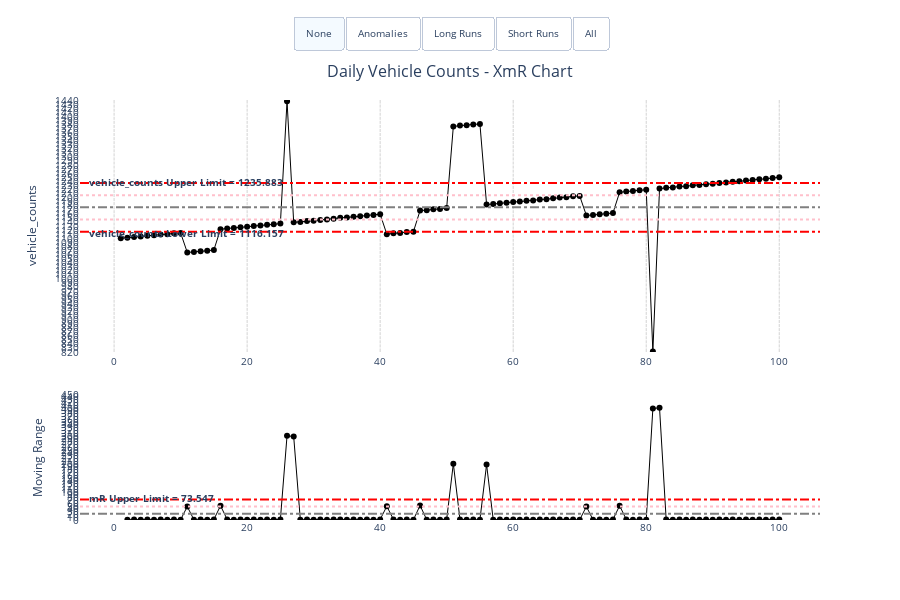

This figure's notebook cell:
### Code cell
# Create XmR chart
xmr_chart = xmr.XmR(
    data=data_controlled,
    x_type='numeric',
    x_ser_name='numeric_values',
    y_ser_name='vehicle_counts',
    # date_part_resolution='day',
    title='Daily Vehicle Counts - XmR Chart',
    # period_breaks = [40, 45]
    # period_breaks = ['2024-01-21']# '2024-03-01']
)

# Display the chart
xmr_chart.xmr_chart

### Figure 1 — Plotly figure (JSON) as saved in the notebook; plotly's stock layout.template omitted (floating-point values rounded to 4 significant figures; data arrays with more than 128 entries replaced by an {"elided": "..."} marker saying what was removed)
{"data": [{"customdata": {"elided": "100x2 float values"}, "hovertemplate": "<b>Position:</b> %{x}<br><b>Value:</b> %{y:,.2f}<br><b>Mean:</b>%{customdata[0]:,.2f}<br><extra></extra>", "line": {"color": "black", "width": 1}, "marker": {"color": "black", "size": 6}, "mode": "lines+markers", "name": "vehicle_counts", "type": "scatter", "x": [1, 2, 3, 4, 5, 6, 7, 8, 9, 10, 11, 12, 13, 14, 15, 16, 17, 18, 19, 20, 21, 22, 23, 24, 25, 26, 27, 28, 29, 30, 31, 32, 33, 34, 35, 36, 37, 38, 39, 40, 41, 42, 43, 44, 45, 46, 47, 48, 49, 50, 51, 52, 53, 54, 55, 56, 57, 58, 59, 60, 61, 62, 63, 64, 65, 66, 67, 68, 69, 70, 71, 72, 73, 74, 75, 76, 77, 78, 79, 80, 81, 82, 83, 84, 85, 86, 87, 88, 89, 90, 91, 92, 93, 94, 95, 96, 97, 98, 99, 100], "xaxis": "x", "y": [1100, 1101, 1103, 1104, 1106, 1107, 1109, 1110, 1112, 1113, 1065, 1066, 1068, 1069, 1071, 1122, 1124, 1125, 1127, 1128, 1130, 1131, 1133, 1134, 1136, 1437, 1139, 1140, 1142, 1143, 1145, 1146, 1148, 1150, 1151, 1153, 1154, 1156, 1157, 1159, 1110, 1112, 1113, 1115, 1116, 1168, 1169, 1171, 1172, 1174, 1375, 1377, 1378, 1380, 1381, 1183, 1184, 1186, 1187, 1189, 1190, 1192, 1193, 1195, 1196, 1198, 1200, 1201, 1203, 1204, 1156, 1157, 1159, 1160, 1162, 1213, 1215, 1216, 1218, 1219, 821, 1222, 1224, 1225, 1227, 1228, 1230, 1231, 1233, 1234, 1236, 1237, 1239, 1240, 1242, 1243, 1245, 1246, 1248, 1250], "yaxis": "y"}, {"customdata": {"elided": "100x2 float values"}, "hovertemplate": "<b>Position:</b> %{x}<br><b>Range:</b> %{y:,.2f}<br><b>Mean:</b>%{customdata[0]:,.2f}<br><extra></extra>", "line": {"color": "black", "width": 1}, "marker": {"color": "black", "size": 6}, "mode": "lines+markers", "name": "Moving Range", "type": "scatter", "x": [1, 2, 3, 4, 5, 6, 7, 8, 9, 10, 11, 12, 13, 14, 15, 16, 17, 18, 19, 20, 21, 22, 23, 24, 25, 26, 27, 28, 29, 30, 31, 32, 33, 34, 35, 36, 37, 38, 39, 40, 41, 42, 43, 44, 45, 46, 47, 48, 49, 50, 51, 52, 53, 54, 55, 56, 57, 58, 59, 60, 61, 62, 63, 64, 65, 66, 67, 68, 69, 70, 71, 72, 73, 74, 75, 76, 77, 78, 79, 80, 81, 82, 83, 84, 85, 86, 87, 88, 89, 90, 91, 92, 93, 94, 95, 96, 97, 98, 99, 100], "xaxis": "x2", "y": [null, 1, 2, 1, 2, 1, 2, 1, 2, 1, 48, 1, 2, 1, 2, 51, 2, 1, 2, 1, 2, 1, 2, 1, 2, 301, 298, 1, 2, 1, 2, 1, 2, 2, 1, 2, 1, 2, 1, 2, 49, 2, 1, 2, 1, 52, 1, 2, 1, 2, 201, 2, 1, 2, 1, 198, 1, 2, 1, 2, 1, 2, 1, 2, 1, 2, 2, 1, 2, 1, 48, 1, 2, 1, 2, 51, 2, 1, 2, 1, 398, 401, 2, 1, 2, 1, 2, 1, 2, 1, 2, 1, 2, 1, 2, 1, 2, 1, 2, 2], "yaxis": "y2"}, {"marker": {"color": "red", "size": 8, "symbol": "cross"}, "mode": "markers", "texttemplate": "%{y}", "type": "scatter", "visible": false, "x": [1, 2, 3, 4, 5, 6, 7, 8, 9, 10, 11, 12, 13, 14, 15, 26, 41, 42, 43, 44, 45, 51, 52, 53, 54, 55, 81, 91, 92, 93, 94, 95, 96, 97, 98, 99, 100], "xaxis": "x", "y": [1100, 1101, 1103, 1104, 1106, 1107, 1109, 1110, 1112, 1113, 1065, 1066, 1068, 1069, 1071, 1437, 1110, 1112, 1113, 1115, 1116, 1375, 1377, 1378, 1380, 1381, 821, 1236, 1237, 1239, 1240, 1242, 1243, 1245, 1246, 1248, 1250], "yaxis": "y"}, {"marker": {"color": "red", "size": 8, "symbol": "cross"}, "mode": "markers", "type": "scatter", "visible": false, "x": [26, 27, 51, 56, 81, 82], "xaxis": "x2", "y": [301, 298, 201, 198, 398, 401], "yaxis": "y2"}], "layout": {"annotations": [{"font": {"size": 16}, "showarrow": false, "text": "Daily Vehicle Counts - XmR Chart", "x": 0.5, "xanchor": "center", "xref": "paper", "y": 1.1, "yanchor": "top", "yref": "paper"}, {"font": {"size": 10}, "showarrow": false, "text": "<b>mR Upper Limit = 73.547</b>", "x": 0.01, "xanchor": "left", "xref": "paper", "y": 77.22, "yanchor": "auto", "yref": "y2"}, {"font": {"size": 10}, "showarrow": false, "text": "<b>vehicle_counts Upper Limit = 1235.883</b>", "x": 0.01, "xanchor": "left", "xref": "paper", "y": 1239.0, "yanchor": "auto", "yref": "y"}, {"font": {"size": 10}, "showarrow": false, "text": "<b>vehicle_counts Lower Limit = 1116.157</b>", "x": 0.01, "xanchor": "left", "xref": "paper", "y": 1113.0, "yanchor": "auto", "yref": "y"}], "font": {"size": 10}, "height": 600, "hovermode": "x", "plot_bgcolor": "white", "shapes": [{"line": {"color": "gray", "dash": "dashdot"}, "type": "line", "x0": 0, "x1": 1, "xref": "x domain", "y0": 1176.0, "y1": 1176.0, "yref": "y"}, {"line": {"color": "red", "dash": "dashdot"}, "type": "line", "x0": 0, "x1": 1, "xref": "x domain", "y0": 1236.0, "y1": 1236.0, "yref": "y"}, {"line": {"color": "red", "dash": "dashdot"}, "type": "line", "x0": 0, "x1": 1, "xref": "x domain", "y0": 1116.0, "y1": 1116.0, "yref": "y"}, {"line": {"color": "pink", "dash": "dot"}, "type": "line", "x0": 0, "x1": 1, "xref": "x domain", "y0": 1206.0, "y1": 1206.0, "yref": "y"}, {"line": {"color": "pink", "dash": "dot"}, "type": "line", "x0": 0, "x1": 1, "xref": "x domain", "y0": 1146.0, "y1": 1146.0, "yref": "y"}, {"line": {"color": "gray", "dash": "dashdot"}, "type": "line", "x0": 0, "x1": 1, "xref": "x domain", "y0": 22.51, "y1": 22.51, "yref": "y2"}, {"line": {"color": "red", "dash": "dashdot"}, "type": "line", "x0": 0, "x1": 1, "xref": "x domain", "y0": 73.55, "y1": 73.55, "yref": "y2"}, {"line": {"color": "pink", "dash": "dot"}, "type": "line", "x0": 0, "x1": 1, "xref": "x domain", "y0": 48.03, "y1": 48.03, "yref": "y2"}], "showlegend": false, "updatemenus": [{"active": 0, "buttons": [{"args": [{"visible": [true, true, false, false]}, {"annotations": [{"font": {"size": 16}, "showarrow": false, "text": "Daily Vehicle Counts - XmR Chart", "x": 0.5, "xanchor": "center", "xref": "paper", "y": 1.1, "yanchor": "top", "yref": "paper"}, {"font": {"size": 10}, "showarrow": false, "text": "<b>mR Upper Limit = 73.547</b>", "x": 0.01, "xanchor": "left", "xref": "paper", "y": 77.22, "yanchor": "auto", "yref": "y2"}, {"font": {"size": 10}, "showarrow": false, "text": "<b>vehicle_counts Upper Limit = 1235.883</b>", "x": 0.01, "xanchor": "left", "xref": "paper", "y": 1239.0, "yanchor": "auto", "yref": "y"}, {"font": {"size": 10}, "showarrow": false, "text": "<b>vehicle_counts Lower Limit = 1116.157</b>", "x": 0.01, "xanchor": "left", "xref": "paper", "y": 1113.0, "yanchor": "auto", "yref": "y"}], "shapes": [{"line": {"color": "gray", "dash": "dashdot"}, "type": "line", "x0": 0, "x1": 1, "xref": "x domain", "y0": 1176.0, "y1": 1176.0, "yref": "y"}, {"line": {"color": "red", "dash": "dashdot"}, "type": "line", "x0": 0, "x1": 1, "xref": "x domain", "y0": 1236.0, "y1": 1236.0, "yref": "y"}, {"line": {"color": "red", "dash": "dashdot"}, "type": "line", "x0": 0, "x1": 1, "xref": "x domain", "y0": 1116.0, "y1": 1116.0, "yref": "y"}, {"line": {"color": "pink", "dash": "dot"}, "type": "line", "x0": 0, "x1": 1, "xref": "x domain", "y0": 1206.0, "y1": 1206.0, "yref": "y"}, {"line": {"color": "pink", "dash": "dot"}, "type": "line", "x0": 0, "x1": 1, "xref": "x domain", "y0": 1146.0, "y1": 1146.0, "yref": "y"}, {"line": {"color": "gray", "dash": "dashdot"}, "type": "line", "x0": 0, "x1": 1, "xref": "x domain", "y0": 22.51, "y1": 22.51, "yref": "y2"}, {"line": {"color": "red", "dash": "dashdot"}, "type": "line", "x0": 0, "x1": 1, "xref": "x domain", "y0": 73.55, "y1": 73.55, "yref": "y2"}, {"line": {"color": "pink", "dash": "dot"}, "type": "line", "x0": 0, "x1": 1, "xref": "x domain", "y0": 48.03, "y1": 48.03, "yref": "y2"}]}], "label": "None", "method": "update"}, {"args": [{"visible": [true, true, true, true]}, {"annotations": [{"font": {"size": 16}, "showarrow": false, "text": "Daily Vehicle Counts - XmR Chart", "x": 0.5, "xanchor": "center", "xref": "paper", "y": 1.1, "yanchor": "top", "yref": "paper"}, {"font": {"size": 10}, "showarrow": false, "text": "<b>mR Upper Limit = 73.547</b>", "x": 0.01, "xanchor": "left", "xref": "paper", "y": 77.22, "yanchor": "auto", "yref": "y2"}, {"font": {"size": 10}, "showarrow": false, "text": "<b>vehicle_counts Upper Limit = 1235.883</b>", "x": 0.01, "xanchor": "left", "xref": "paper", "y": 1239.0, "yanchor": "auto", "yref": "y"}, {"font": {"size": 10}, "showarrow": false, "text": "<b>vehicle_counts Lower Limit = 1116.157</b>", "x": 0.01, "xanchor": "left", "xref": "paper", "y": 1113.0, "yanchor": "auto", "yref": "y"}], "shapes": [{"line": {"color": "gray", "dash": "dashdot"}, "type": "line", "x0": 0, "x1": 1, "xref": "x domain", "y0": 1176.0, "y1": 1176.0, "yref": "y"}, {"line": {"color": "red", "dash": "dashdot"}, "type": "line", "x0": 0, "x1": 1, "xref": "x domain", "y0": 1236.0, "y1": 1236.0, "yref": "y"}, {"line": {"color": "red", "dash": "dashdot"}, "type": "line", "x0": 0, "x1": 1, "xref": "x domain", "y0": 1116.0, "y1": 1116.0, "yref": "y"}, {"line": {"color": "pink", "dash": "dot"}, "type": "line", "x0": 0, "x1": 1, "xref": "x domain", "y0": 1206.0, "y1": 1206.0, "yref": "y"}, {"line": {"color": "pink", "dash": "dot"}, "type": "line", "x0": 0, "x1": 1, "xref": "x domain", "y0": 1146.0, "y1": 1146.0, "yref": "y"}, {"line": {"color": "gray", "dash": "dashdot"}, "type": "line", "x0": 0, "x1": 1, "xref": "x domain", "y0": 22.51, "y1": 22.51, "yref": "y2"}, {"line": {"color": "red", "dash": "dashdot"}, "type": "line", "x0": 0, "x1": 1, "xref": "x domain", "y0": 73.55, "y1": 73.55, "yref": "y2"}, {"line": {"color": "pink", "dash": "dot"}, "type": "line", "x0": 0, "x1": 1, "xref": "x domain", "y0": 48.03, "y1": 48.03, "yref": "y2"}]}], "label": "Anomalies", "method": "update"}, {"args": [{"visible": [true, true, false, false]}, {"annotations": [{"font": {"size": 16}, "showarrow": false, "text": "Daily Vehicle Counts - XmR Chart", "x": 0.5, "xanchor": "center", "xref": "paper", "y": 1.1, "yanchor": "top", "yref": "paper"}, {"font": {"size": 10}, "showarrow": false, "text": "<b>mR Upper Limit = 73.547</b>", "x": 0.01, "xanchor": "left", "xref": "paper", "y": 77.22, "yanchor": "auto", "yref": "y2"}, {"font": {"size": 10}, "showarrow": false, "text": "<b>vehicle_counts Upper Limit = 1235.883</b>", "x": 0.01, "xanchor": "left", "xref": "paper", "y": 1239.0, "yanchor": "auto", "yref": "y"}, {"font": {"size": 10}, "showarrow": false, "text": "<b>vehicle_counts Lower Limit = 1116.157</b>", "x": 0.01, "xanchor": "left", "xref": "paper", "y": 1113.0, "yanchor": "auto", "yref": "y"}], "shapes": [{"line": {"color": "gray", "dash": "dashdot"}, "type": "line", "x0": 0, "x1": 1, "xref": "x domain", "y0": 1176.0, "y1": 1176.0, "yref": "y"}, {"line": {"color": "red", "dash": "dashdot"}, "type": "line", "x0": 0, "x1": 1, "xref": "x domain", "y0": 1236.0, "y1": 1236.0, "yref": "y"}, {"line": {"color": "red", "dash": "dashdot"}, "type": "line", "x0": 0, "x1": 1, "xref": "x domain", "y0": 1116.0, "y1": 1116.0, "yref": "y"}, {"line": {"color": "pink", "dash": "dot"}, "type": "line", "x0": 0, "x1": 1, "xref": "x domain", "y0": 1206.0, "y1": 1206.0, "yref": "y"}, {"line": {"color": "pink", "dash": "dot"}, "type": "line", "x0": 0, "x1": 1, "xref": "x domain", "y0": 1146.0, "y1": 1146.0, "yref": "y"}, {"line": {"color": "gray", "dash": "dashdot"}, "type": "line", "x0": 0, "x1": 1, "xref": "x domain", "y0": 22.51, "y1": 22.51, "yref": "y2"}, {"line": {"color": "red", "dash": "dashdot"}, "type": "line", "x0": 0, "x1": 1, "xref": "x domain", "y0": 73.55, "y1": 73.55, "yref": "y2"}, {"line": {"color": "pink", "dash": "dot"}, "type": "line", "x0": 0, "x1": 1, "xref": "x domain", "y0": 48.03, "y1": 48.03, "yref": "y2"}, {"fillcolor": "pink", "line": {"color": "purple", "dash": "longdashdot", "width": 2}, "name": "Long Run", "opacity": 0.2, "path": "M 1 1131.0 L 2 1132.0 L 3 1134.0 L 4 1135.0 L 5 1137.0 L 6 1138.0 L 7 1140.0 L 8 1141.0 L 9 1143.0 L 10 1144.0 L 11 1096.0 L 12 1097.0 L 13 1099.0 L 14 1100.0 L 15 1102.0 L 16 1153.0 L 17 1155.0 L 18 1156.0 L 19 1158.0 L 20 1159.0 L 21 1161.0 L 22 1162.0 L 23 1164.0 L 24 1165.0 L 25 1167.0 L 25 1105.0 L 24 1103.0 L 23 1102.0 L 22 1100.0 L 21 1099.0 L 20 1097.0 L 19 1096.0 L 18 1094.0 L 17 1093.0 L 16 1091.0 L 15 1040.0 L 14 1038.0 L 13 1037.0 L 12 1035.0 L 11 1034.0 L 10 1082.0 L 9 1081.0 L 8 1079.0 L 7 1078.0 L 6 1076.0 L 5 1075.0 L 4 1073.0 L 3 1072.0 L 2 1070.0 L 1 1069.0 Z", "type": "path"}, {"fillcolor": "pink", "line": {"color": "purple", "dash": "longdashdot", "width": 2}, "name": "Long Run", "opacity": 0.2, "path": "M 27 1170.0 L 28 1171.0 L 29 1173.0 L 30 1174.0 L 31 1176.0 L 32 1177.0 L 33 1179.0 L 34 1181.0 L 35 1182.0 L 36 1184.0 L 37 1185.0 L 38 1187.0 L 39 1188.0 L 40 1190.0 L 41 1141.0 L 42 1143.0 L 43 1144.0 L 44 1146.0 L 45 1147.0 L 46 1199.0 L 47 1200.0 L 48 1202.0 L 49 1203.0 L 50 1205.0 L 50 1143.0 L 49 1141.0 L 48 1140.0 L 47 1138.0 L 46 1137.0 L 45 1085.0 L 44 1084.0 L 43 1082.0 L 42 1081.0 L 41 1079.0 L 40 1128.0 L 39 1126.0 L 38 1125.0 L 37 1123.0 L 36 1122.0 L 35 1120.0 L 34 1119.0 L 33 1117.0 L 32 1115.0 L 31 1114.0 L 30 1112.0 L 29 1111.0 L 28 1109.0 L 27 1108.0 Z", "type": "path"}, {"fillcolor": "pink", "line": {"color": "purple", "dash": "longdashdot", "width": 2}, "name": "Long Run", "opacity": 0.2, "path": "M 51 1406.0 L 52 1408.0 L 53 1409.0 L 54 1411.0 L 55 1412.0 L 56 1214.0 L 57 1215.0 L 58 1217.0 L 59 1218.0 L 60 1220.0 L 61 1221.0 L 62 1223.0 L 63 1224.0 L 64 1226.0 L 65 1227.0 L 66 1229.0 L 67 1231.0 L 68 1232.0 L 69 1234.0 L 70 1235.0 L 70 1173.0 L 69 1172.0 L 68 1170.0 L 67 1169.0 L 66 1167.0 L 65 1165.0 L 64 1164.0 L 63 1162.0 L 62 1161.0 L 61 1159.0 L 60 1158.0 L 59 1156.0 L 58 1155.0 L 57 1153.0 L 56 1152.0 L 55 1350.0 L 54 1349.0 L 53 1347.0 L 52 1346.0 L 51 1344.0 Z", "type": "path"}, {"fillcolor": "pink", "line": {"color": "purple", "dash": "longdashdot", "width": 2}, "name": "Long Run", "opacity": 0.2, "path": "M 82 1253.0 L 83 1255.0 L 84 1256.0 L 85 1258.0 L 86 1259.0 L 87 1261.0 L 88 1262.0 L 89 1264.0 L 90 1265.0 L 91 1267.0 L 92 1268.0 L 93 1270.0 L 94 1271.0 L 95 1273.0 L 96 1274.0 L 97 1276.0 L 98 1277.0 L 99 1279.0 L 100 1281.0 L 100 1219.0 L 99 1217.0 L 98 1215.0 L 97 1214.0 L 96 1212.0 L 95 1211.0 L 94 1209.0 L 93 1208.0 L 92 1206.0 L 91 1205.0 L 90 1203.0 L 89 1202.0 L 88 1200.0 L 87 1199.0 L 86 1197.0 L 85 1196.0 L 84 1194.0 L 83 1193.0 L 82 1191.0 Z", "type": "path"}]}], "label": "Long Runs", "method": "update"}, {"args": [{"visible": [true, true, false, false]}, {"annotations": [{"font": {"size": 16}, "showarrow": false, "text": "Daily Vehicle Counts - XmR Chart", "x": 0.5, "xanchor": "center", "xref": "paper", "y": 1.1, "yanchor": "top", "yref": "paper"}, {"font": {"size": 10}, "showarrow": false, "text": "<b>mR Upper Limit = 73.547</b>", "x": 0.01, "xanchor": "left", "xref": "paper", "y": 77.22, "yanchor": "auto", "yref": "y2"}, {"font": {"size": 10}, "showarrow": false, "text": "<b>vehicle_counts Upper Limit = 1235.883</b>", "x": 0.01, "xanchor": "left", "xref": "paper", "y": 1239.0, "yanchor": "auto", "yref": "y"}, {"font": {"size": 10}, "showarrow": false, "text": "<b>vehicle_counts Lower Limit = 1116.157</b>", "x": 0.01, "xanchor": "left", "xref": "paper", "y": 1113.0, "yanchor": "auto", "yref": "y"}], "shapes": [{"line": {"color": "gray", "dash": "dashdot"}, "type": "line", "x0": 0, "x1": 1, "xref": "x domain", "y0": 1176.0, "y1": 1176.0, "yref": "y"}, {"line": {"color": "red", "dash": "dashdot"}, "type": "line", "x0": 0, "x1": 1, "xref": "x domain", "y0": 1236.0, "y1": 1236.0, "yref": "y"}, {"line": {"color": "red", "dash": "dashdot"}, "type": "line", "x0": 0, "x1": 1, "xref": "x domain", "y0": 1116.0, "y1": 1116.0, "yref": "y"}, {"line": {"color": "pink", "dash": "dot"}, "type": "line", "x0": 0, "x1": 1, "xref": "x domain", "y0": 1206.0, "y1": 1206.0, "yref": "y"}, {"line": {"color": "pink", "dash": "dot"}, "type": "line", "x0": 0, "x1": 1, "xref": "x domain", "y0": 1146.0, "y1": 1146.0, "yref": "y"}, {"line": {"color": "gray", "dash": "dashdot"}, "type": "line", "x0": 0, "x1": 1, "xref": "x domain", "y0": 22.51, "y1": 22.51, "yref": "y2"}, {"line": {"color": "red", "dash": "dashdot"}, "type": "line", "x0": 0, "x1": 1, "xref": "x domain", "y0": 73.55, "y1": 73.55, "yref": "y2"}, {"line": {"color": "pink", "dash": "dot"}, "type": "line", "x0": 0, "x1": 1, "xref": "x domain", "y0": 48.03, "y1": 48.03, "yref": "y2"}, {"fillcolor": "purple", "line": {"color": "blue", "dash": "longdashdot", "width": 2}, "name": "Short Run", "opacity": 0.2, "path": "M 1 1131.0 L 2 1132.0 L 3 1134.0 L 4 1135.0 L 5 1137.0 L 6 1138.0 L 7 1140.0 L 8 1141.0 L 9 1143.0 L 10 1144.0 L 11 1096.0 L 12 1097.0 L 13 1099.0 L 14 1100.0 L 15 1102.0 L 16 1153.0 L 17 1155.0 L 18 1156.0 L 19 1158.0 L 20 1159.0 L 21 1161.0 L 22 1162.0 L 23 1164.0 L 24 1165.0 L 25 1167.0 L 25 1105.0 L 24 1103.0 L 23 1102.0 L 22 1100.0 L 21 1099.0 L 20 1097.0 L 19 1096.0 L 18 1094.0 L 17 1093.0 L 16 1091.0 L 15 1040.0 L 14 1038.0 L 13 1037.0 L 12 1035.0 L 11 1034.0 L 10 1082.0 L 9 1081.0 L 8 1079.0 L 7 1078.0 L 6 1076.0 L 5 1075.0 L 4 1073.0 L 3 1072.0 L 2 1070.0 L 1 1069.0 Z", "type": "path"}, {"fillcolor": "purple", "line": {"color": "blue", "dash": "longdashdot", "width": 2}, "name": "Short Run", "opacity": 0.2, "path": "M 27 1170.0 L 28 1171.0 L 29 1173.0 L 30 1174.0 L 31 1176.0 L 32 1177.0 L 32 1115.0 L 31 1114.0 L 30 1112.0 L 29 1111.0 L 28 1109.0 L 27 1108.0 Z", "type": "path"}, {"fillcolor": "purple", "line": {"color": "blue", "dash": "longdashdot", "width": 2}, "name": "Short Run", "opacity": 0.2, "path": "M 37 1185.0 L 38 1187.0 L 39 1188.0 L 40 1190.0 L 40 1128.0 L 39 1126.0 L 38 1125.0 L 37 1123.0 Z", "type": "path"}, {"fillcolor": "purple", "line": {"color": "blue", "dash": "longdashdot", "width": 2}, "name": "Short Run", "opacity": 0.2, "path": "M 41 1141.0 L 42 1143.0 L 43 1144.0 L 44 1146.0 L 45 1147.0 L 45 1085.0 L 44 1084.0 L 43 1082.0 L 42 1081.0 L 41 1079.0 Z", "type": "path"}, {"fillcolor": "purple", "line": {"color": "blue", "dash": "longdashdot", "width": 2}, "name": "Short Run", "opacity": 0.2, "path": "M 47 1200.0 L 48 1202.0 L 49 1203.0 L 50 1205.0 L 50 1143.0 L 49 1141.0 L 48 1140.0 L 47 1138.0 Z", "type": "path"}, {"fillcolor": "purple", "line": {"color": "blue", "dash": "longdashdot", "width": 2}, "name": "Short Run", "opacity": 0.2, "path": "M 51 1406.0 L 52 1408.0 L 53 1409.0 L 54 1411.0 L 55 1412.0 L 55 1350.0 L 54 1349.0 L 53 1347.0 L 52 1346.0 L 51 1344.0 Z", "type": "path"}, {"fillcolor": "purple", "line": {"color": "blue", "dash": "longdashdot", "width": 2}, "name": "Short Run", "opacity": 0.2, "path": "M 72 1188.0 L 73 1190.0 L 74 1191.0 L 75 1193.0 L 75 1131.0 L 74 1129.0 L 73 1128.0 L 72 1126.0 Z", "type": "path"}, {"fillcolor": "purple", "line": {"color": "blue", "dash": "longdashdot", "width": 2}, "name": "Short Run", "opacity": 0.2, "path": "M 76 1244.0 L 77 1246.0 L 78 1247.0 L 79 1249.0 L 80 1250.0 L 80 1188.0 L 79 1187.0 L 78 1185.0 L 77 1184.0 L 76 1182.0 Z", "type": "path"}, {"fillcolor": "purple", "line": {"color": "blue", "dash": "longdashdot", "width": 2}, "name": "Short Run", "opacity": 0.2, "path": "M 82 1253.0 L 83 1255.0 L 84 1256.0 L 85 1258.0 L 86 1259.0 L 87 1261.0 L 88 1262.0 L 89 1264.0 L 90 1265.0 L 91 1267.0 L 92 1268.0 L 93 1270.0 L 94 1271.0 L 95 1273.0 L 96 1274.0 L 97 1276.0 L 98 1277.0 L 99 1279.0 L 100 1281.0 L 100 1219.0 L 99 1217.0 L 98 1215.0 L 97 1214.0 L 96 1212.0 L 95 1211.0 L 94 1209.0 L 93 1208.0 L 92 1206.0 L 91 1205.0 L 90 1203.0 L 89 1202.0 L 88 1200.0 L 87 1199.0 L 86 1197.0 L 85 1196.0 L 84 1194.0 L 83 1193.0 L 82 1191.0 Z", "type": "path"}]}], "label": "Short Runs", "method": "update"}, {"args": [{"visible": [true, true, true, true]}, {"annotations": [{"font": {"size": 16}, "showarrow": false, "text": "Daily Vehicle Counts - XmR Chart", "x": 0.5, "xanchor": "center", "xref": "paper", "y": 1.1, "yanchor": "top", "yref": "paper"}, {"font": {"size": 10}, "showarrow": false, "text": "<b>mR Upper Limit = 73.547</b>", "x": 0.01, "xanchor": "left", "xref": "paper", "y": 77.22, "yanchor": "auto", "yref": "y2"}, {"font": {"size": 10}, "showarrow": false, "text": "<b>vehicle_counts Upper Limit = 1235.883</b>", "x": 0.01, "xanchor": "left", "xref": "paper", "y": 1239.0, "yanchor": "auto", "yref": "y"}, {"font": {"size": 10}, "showarrow": false, "text": "<b>vehicle_counts Lower Limit = 1116.157</b>", "x": 0.01, "xanchor": "left", "xref": "paper", "y": 1113.0, "yanchor": "auto", "yref": "y"}], "shapes": [{"line": {"color": "gray", "dash": "dashdot"}, "type": "line", "x0": 0, "x1": 1, "xref": "x domain", "y0": 1176.0, "y1": 1176.0, "yref": "y"}, {"line": {"color": "red", "dash": "dashdot"}, "type": "line", "x0": 0, "x1": 1, "xref": "x domain", "y0": 1236.0, "y1": 1236.0, "yref": "y"}, {"line": {"color": "red", "dash": "dashdot"}, "type": "line", "x0": 0, "x1": 1, "xref": "x domain", "y0": 1116.0, "y1": 1116.0, "yref": "y"}, {"line": {"color": "pink", "dash": "dot"}, "type": "line", "x0": 0, "x1": 1, "xref": "x domain", "y0": 1206.0, "y1": 1206.0, "yref": "y"}, {"line": {"color": "pink", "dash": "dot"}, "type": "line", "x0": 0, "x1": 1, "xref": "x domain", "y0": 1146.0, "y1": 1146.0, "yref": "y"}, {"line": {"color": "gray", "dash": "dashdot"}, "type": "line", "x0": 0, "x1": 1, "xref": "x domain", "y0": 22.51, "y1": 22.51, "yref": "y2"}, {"line": {"color": "red", "dash": "dashdot"}, "type": "line", "x0": 0, "x1": 1, "xref": "x domain", "y0": 73.55, "y1": 73.55, "yref": "y2"}, {"line": {"color": "pink", "dash": "dot"}, "type": "line", "x0": 0, "x1": 1, "xref": "x domain", "y0": 48.03, "y1": 48.03, "yref": "y2"}, {"fillcolor": "pink", "line": {"color": "purple", "dash": "longdashdot", "width": 2}, "name": "Long Run", "opacity": 0.2, "path": "M 1 1131.0 L 2 1132.0 L 3 1134.0 L 4 1135.0 L 5 1137.0 L 6 1138.0 L 7 1140.0 L 8 1141.0 L 9 1143.0 L 10 1144.0 L 11 1096.0 L 12 1097.0 L 13 1099.0 L 14 1100.0 L 15 1102.0 L 16 1153.0 L 17 1155.0 L 18 1156.0 L 19 1158.0 L 20 1159.0 L 21 1161.0 L 22 1162.0 L 23 1164.0 L 24 1165.0 L 25 1167.0 L 25 1105.0 L 24 1103.0 L 23 1102.0 L 22 1100.0 L 21 1099.0 L 20 1097.0 L 19 1096.0 L 18 1094.0 L 17 1093.0 L 16 1091.0 L 15 1040.0 L 14 1038.0 L 13 1037.0 L 12 1035.0 L 11 1034.0 L 10 1082.0 L 9 1081.0 L 8 1079.0 L 7 1078.0 L 6 1076.0 L 5 1075.0 L 4 1073.0 L 3 1072.0 L 2 1070.0 L 1 1069.0 Z", "type": "path"}, {"fillcolor": "pink", "line": {"color": "purple", "dash": "longdashdot", "width": 2}, "name": "Long Run", "opacity": 0.2, "path": "M 27 1170.0 L 28 1171.0 L 29 1173.0 L 30 1174.0 L 31 1176.0 L 32 1177.0 L 33 1179.0 L 34 1181.0 L 35 1182.0 L 36 1184.0 L 37 1185.0 L 38 1187.0 L 39 1188.0 L 40 1190.0 L 41 1141.0 L 42 1143.0 L 43 1144.0 L 44 1146.0 L 45 1147.0 L 46 1199.0 L 47 1200.0 L 48 1202.0 L 49 1203.0 L 50 1205.0 L 50 1143.0 L 49 1141.0 L 48 1140.0 L 47 1138.0 L 46 1137.0 L 45 1085.0 L 44 1084.0 L 43 1082.0 L 42 1081.0 L 41 1079.0 L 40 1128.0 L 39 1126.0 L 38 1125.0 L 37 1123.0 L 36 1122.0 L 35 1120.0 L 34 1119.0 L 33 1117.0 L 32 1115.0 L 31 1114.0 L 30 1112.0 L 29 1111.0 L 28 1109.0 L 27 1108.0 Z", "type": "path"}, {"fillcolor": "pink", "line": {"color": "purple", "dash": "longdashdot", "width": 2}, "name": "Long Run", "opacity": 0.2, "path": "M 51 1406.0 L 52 1408.0 L 53 1409.0 L 54 1411.0 L 55 1412.0 L 56 1214.0 L 57 1215.0 L 58 1217.0 L 59 1218.0 L 60 1220.0 L 61 1221.0 L 62 1223.0 L 63 1224.0 L 64 1226.0 L 65 1227.0 L 66 1229.0 L 67 1231.0 L 68 1232.0 L 69 1234.0 L 70 1235.0 L 70 1173.0 L 69 1172.0 L 68 1170.0 L 67 1169.0 L 66 1167.0 L 65 1165.0 L 64 1164.0 L 63 1162.0 L 62 1161.0 L 61 1159.0 L 60 1158.0 L 59 1156.0 L 58 1155.0 L 57 1153.0 L 56 1152.0 L 55 1350.0 L 54 1349.0 L 53 1347.0 L 52 1346.0 L 51 1344.0 Z", "type": "path"}, {"fillcolor": "pink", "line": {"color": "purple", "dash": "longdashdot", "width": 2}, "name": "Long Run", "opacity": 0.2, "path": "M 82 1253.0 L 83 1255.0 L 84 1256.0 L 85 1258.0 L 86 1259.0 L 87 1261.0 L 88 1262.0 L 89 1264.0 L 90 1265.0 L 91 1267.0 L 92 1268.0 L 93 1270.0 L 94 1271.0 L 95 1273.0 L 96 1274.0 L 97 1276.0 L 98 1277.0 L 99 1279.0 L 100 1281.0 L 100 1219.0 L 99 1217.0 L 98 1215.0 L 97 1214.0 L 96 1212.0 L 95 1211.0 L 94 1209.0 L 93 1208.0 L 92 1206.0 L 91 1205.0 L 90 1203.0 L 89 1202.0 L 88 1200.0 L 87 1199.0 L 86 1197.0 L 85 1196.0 L 84 1194.0 L 83 1193.0 L 82 1191.0 Z", "type": "path"}, {"fillcolor": "purple", "line": {"color": "blue", "dash": "longdashdot", "width": 2}, "name": "Short Run", "opacity": 0.2, "path": "M 1 1131.0 L 2 1132.0 L 3 1134.0 L 4 1135.0 L 5 1137.0 L 6 1138.0 L 7 1140.0 L 8 1141.0 L 9 1143.0 L 10 1144.0 L 11 1096.0 L 12 1097.0 L 13 1099.0 L 14 1100.0 L 15 1102.0 L 16 1153.0 L 17 1155.0 L 18 1156.0 L 19 1158.0 L 20 1159.0 L 21 1161.0 L 22 1162.0 L 23 1164.0 L 24 1165.0 L 25 1167.0 L 25 1105.0 L 24 1103.0 L 23 1102.0 L 22 1100.0 L 21 1099.0 L 20 1097.0 L 19 1096.0 L 18 1094.0 L 17 1093.0 L 16 1091.0 L 15 1040.0 L 14 1038.0 L 13 1037.0 L 12 1035.0 L 11 1034.0 L 10 1082.0 L 9 1081.0 L 8 1079.0 L 7 1078.0 L 6 1076.0 L 5 1075.0 L 4 1073.0 L 3 1072.0 L 2 1070.0 L 1 1069.0 Z", "type": "path"}, {"fillcolor": "purple", "line": {"color": "blue", "dash": "longdashdot", "width": 2}, "name": "Short Run", "opacity": 0.2, "path": "M 27 1170.0 L 28 1171.0 L 29 1173.0 L 30 1174.0 L 31 1176.0 L 32 1177.0 L 32 1115.0 L 31 1114.0 L 30 1112.0 L 29 1111.0 L 28 1109.0 L 27 1108.0 Z", "type": "path"}, {"fillcolor": "purple", "line": {"color": "blue", "dash": "longdashdot", "width": 2}, "name": "Short Run", "opacity": 0.2, "path": "M 37 1185.0 L 38 1187.0 L 39 1188.0 L 40 1190.0 L 40 1128.0 L 39 1126.0 L 38 1125.0 L 37 1123.0 Z", "type": "path"}, {"fillcolor": "purple", "line": {"color": "blue", "dash": "longdashdot", "width": 2}, "name": "Short Run", "opacity": 0.2, "path": "M 41 1141.0 L 42 1143.0 L 43 1144.0 L 44 1146.0 L 45 1147.0 L 45 1085.0 L 44 1084.0 L 43 1082.0 L 42 1081.0 L 41 1079.0 Z", "type": "path"}, {"fillcolor": "purple", "line": {"color": "blue", "dash": "longdashdot", "width": 2}, "name": "Short Run", "opacity": 0.2, "path": "M 47 1200.0 L 48 1202.0 L 49 1203.0 L 50 1205.0 L 50 1143.0 L 49 1141.0 L 48 1140.0 L 47 1138.0 Z", "type": "path"}, {"fillcolor": "purple", "line": {"color": "blue", "dash": "longdashdot", "width": 2}, "name": "Short Run", "opacity": 0.2, "path": "M 51 1406.0 L 52 1408.0 L 53 1409.0 L 54 1411.0 L 55 1412.0 L 55 1350.0 L 54 1349.0 L 53 1347.0 L 52 1346.0 L 51 1344.0 Z", "type": "path"}, {"fillcolor": "purple", "line": {"color": "blue", "dash": "longdashdot", "width": 2}, "name": "Short Run", "opacity": 0.2, "path": "M 72 1188.0 L 73 1190.0 L 74 1191.0 L 75 1193.0 L 75 1131.0 L 74 1129.0 L 73 1128.0 L 72 1126.0 Z", "type": "path"}, {"fillcolor": "purple", "line": {"color": "blue", "dash": "longdashdot", "width": 2}, "name": "Short Run", "opacity": 0.2, "path": "M 76 1244.0 L 77 1246.0 L 78 1247.0 L 79 1249.0 L 80 1250.0 L 80 1188.0 L 79 1187.0 L 78 1185.0 L 77 1184.0 L 76 1182.0 Z", "type": "path"}, {"fillcolor": "purple", "line": {"color": "blue", "dash": "longdashdot", "width": 2}, "name": "Short Run", "opacity": 0.2, "path": "M 82 1253.0 L 83 1255.0 L 84 1256.0 L 85 1258.0 L 86 1259.0 L 87 1261.0 L 88 1262.0 L 89 1264.0 L 90 1265.0 L 91 1267.0 L 92 1268.0 L 93 1270.0 L 94 1271.0 L 95 1273.0 L 96 1274.0 L 97 1276.0 L 98 1277.0 L 99 1279.0 L 100 1281.0 L 100 1219.0 L 99 1217.0 L 98 1215.0 L 97 1214.0 L 96 1212.0 L 95 1211.0 L 94 1209.0 L 93 1208.0 L 92 1206.0 L 91 1205.0 L 90 1203.0 L 89 1202.0 L 88 1200.0 L 87 1199.0 L 86 1197.0 L 85 1196.0 L 84 1194.0 L 83 1193.0 L 82 1191.0 Z", "type": "path"}]}], "label": "All", "method": "update"}], "direction": "right", "type": "buttons", "x": 0.5, "xanchor": "center", "y": 1.2}], "xaxis": {"anchor": "y", "automargin": true, "domain": [0, 1], "gridcolor": "lightgray", "showgrid": true, "showline": true, "showspikes": true, "showticklabels": true, "spikemode": "across+toaxis", "spikesnap": "cursor", "tickangle": 0, "tickformat": "d", "ticklabelmode": "period", "type": "linear", "zeroline": false}, "xaxis2": {"anchor": "y2", "domain": [0, 1]}, "yaxis": {"anchor": "x", "domain": [0.4, 1], "dtick": 10, "range": [820, 1440], "tickformat": "0", "title": {"text": "vehicle_counts"}}, "yaxis2": {"anchor": "x2", "domain": [0, 0.3], "dtick": 10, "range": [0, 450], "tickformat": "0", "title": {"text": "Moving Range"}}}}
